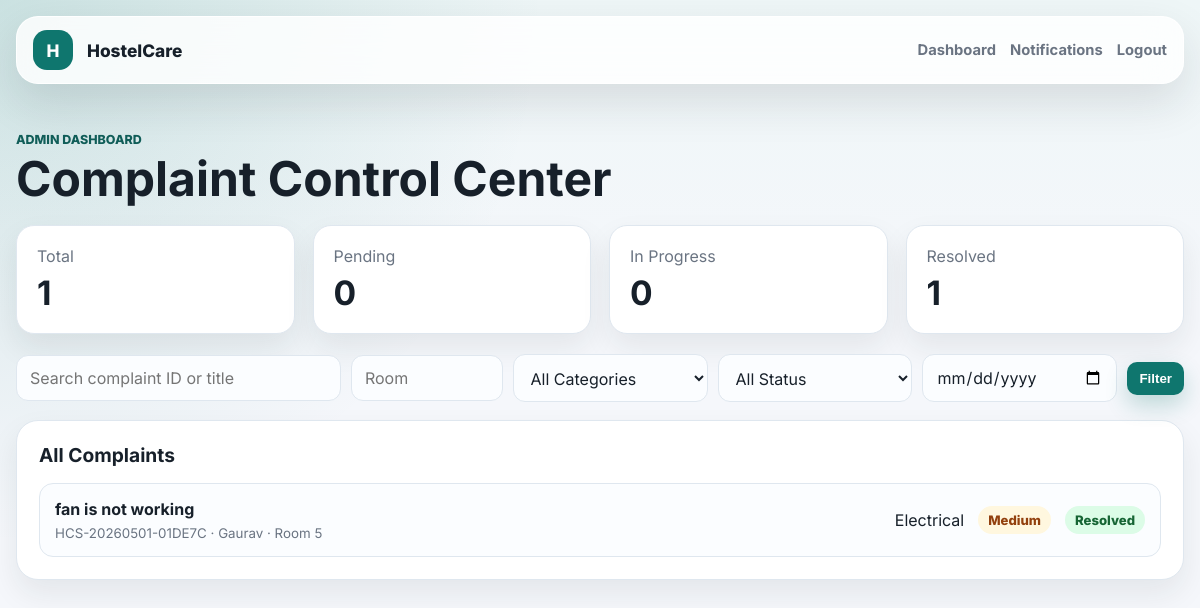
The page /admin (signed in) on the database its author committed.
### tables this page shows
CREATE TABLE complaints (
            id INTEGER PRIMARY KEY AUTOINCREMENT,
            complaint_code TEXT UNIQUE NOT NULL,
            student_id INTEGER NOT NULL,
            room TEXT NOT NULL,
            category TEXT NOT NULL,
            priority TEXT NOT NULL,
            title TEXT NOT NULL,
            description TEXT NOT NULL,
            image_filename TEXT,
            status TEXT NOT NULL DEFAULT 'Pending',
            admin_note TEXT,
            rating INTEGER,
            rating_comment TEXT,
            created_at TEXT NOT NULL,
            updated_at TEXT NOT NULL,
            FOREIGN KEY(student_id) REFERENCES users(id)
        );

CREATE TABLE users (
            id INTEGER PRIMARY KEY AUTOINCREMENT,
            name TEXT NOT NULL,
            email TEXT UNIQUE NOT NULL,
            room TEXT,
            password_hash TEXT NOT NULL,
            role TEXT NOT NULL CHECK(role IN ('student', 'admin')),
            created_at TEXT NOT NULL
        );

### app.py (the view)
@app.route("/admin")
@login_required("admin")
def admin_dashboard():
    filters = {
        "q": request.args.get("q", "").strip(),
        "status": request.args.get("status", ""),
        "room": request.args.get("room", "").strip(),
        "category": request.args.get("category", ""),
        "date": request.args.get("date", ""),
    }
    where = []
    params = []
    if filters["q"]:
        where.append("(complaint_code LIKE ? OR title LIKE ?)")
        params.extend([f"%{filters['q']}%", f"%{filters['q']}%"])
    if filters["status"]:
        where.append("status = ?")
        params.append(filters["status"])
    if filters["room"]:
        where.append("room LIKE ?")
        params.append(f"%{filters['room']}%")
    if filters["category"]:
        where.append("category = ?")
        params.append(filters["category"])
    if filters["date"]:
        where.append("DATE(created_at) = ?")
        params.append(filters["date"])
    where_sql = "WHERE " + " AND ".join(where) if where else ""
    complaints = query_all(
        f"""
        SELECT complaints.*, users.name AS student_name
        FROM complaints
        JOIN users ON users.id = complaints.student_id
        {where_sql}
        ORDER BY complaints.created_at DESC
        """,
        params,
    )
    stats = query_one(
        """
        SELECT
            COUNT(*) AS total,
            SUM(status = 'Pending') AS pending,
            SUM(status = 'In Progress') AS progress,
            SUM(status = 'Resolved') AS resolved
        FROM complaints
        """
    )
    return render_template("admin_dashboard.html", complaints=complaints, stats=stats, filters=filters)

### app.py (called while the page is built)
def get_db():
    if "db" not in g:
        g.db = sqlite3.connect(DATABASE)
        g.db.row_factory = sqlite3.Row
    return g.db

def query_one(sql, params=()):
    return get_db().execute(sql, params).fetchone()

def query_all(sql, params=()):
    return get_db().execute(sql, params).fetchall()

def current_user():
    if "user_id" not in session:
        return None
    return query_one("SELECT * FROM users WHERE id = ?", (session["user_id"],))

def login_required(role=None):
    def decorator(view):
        @wraps(view)
        def wrapped(*args, **kwargs):
            user = current_user()
            if not user:
                flash("Please login first.", "warning")
                return redirect(url_for("login"))
            if role and user["role"] != role:
                flash("You do not have access to that page.", "danger")
                return redirect(url_for("dashboard"))
            return view(*args, **kwargs)
        return wrapped
    return decorator

@app.context_processor
def inject_user():
    user = current_user()
    unread = 0
    if user:
        unread = query_one(
            "SELECT COUNT(*) AS count FROM notifications WHERE user_id = ? AND is_read = 0",
            (user["id"],),
        )["count"]
    return {"current_user": user, "unread_notifications": unread}

### templates/admin_dashboard.html (shortened to what this page needs)
{% extends "base.html" %}
{% block content %}
<section class="page-head">
  <div>
    <p class="eyebrow">Admin Dashboard</p>
    <h1>Complaint Control Center</h1>
  </div>
</section>
<section class="stats-grid">
  <div class="stat"><span>Total</span><strong>{{ stats.total or 0 }}</strong></div>
  <div class="stat"><span>Pending</span><strong>{{ stats.pending or 0 }}</strong></div>
  <div class="stat"><span>In Progress</span><strong>{{ stats.progress or 0 }}</strong></div>
  <div class="stat"><span>Resolved</span><strong>{{ stats.resolved or 0 }}</strong></div>
</section>
<form class="filter-bar" method="get">
  <input name="q" value="{{ filters.q }}" placeholder="Search complaint ID or title">
  <input name="room" value="{{ filters.room }}" placeholder="Room">
  <select name="category">
    <option value="">All Categories</option>
  </select>
  <select name="status">
    <option value="">All Status</option>
  </select>
  <input type="date" name="date" value="{{ filters.date }}">
  <button class="button small" type="submit">Filter</button>
</form>
<section class="table-shell">
  <h2>All Complaints</h2>
  <div class="complaint-list">
    {% for complaint in complaints %}
      <a class="complaint-row" href="{{ url_for('complaint_detail', complaint_code=complaint.complaint_code) }}">
        <div><strong>{{ complaint.title }}</strong><small>{{ complaint.complaint_code }} · {{ complaint.student_name }} · Room {{ complaint.room }}</small></div>
        <span>{{ complaint.category }}</span>
        <span class="priority {{ complaint.priority|lower }}">{{ complaint.priority }}</span>
        <span class="status {{ complaint.status|replace(' ', '-')|lower }}">{{ complaint.status }}</span>
      </a>
    {% else %}
      <p class="empty">No matching complaints found.</p>
    {% endfor %}
  </div>
</section>
{% endblock %}

### static/style.css (style rules this page uses)
:root { --ink: #17202a; --muted: #6a7482; --line: #dfe7ef; --bg: #f5f7fb; --panel: #ffffff; --primary: #0f766e; --primary-dark: #115e59; --accent: #f59e0b; --danger: #dc2626; --success: #16a34a; --shadow: 0 18px 45px rgba(22, 32, 42, 0.12); }
* { box-sizing: border-box; }
body { margin: 0; font-family: Inter, system-ui, -apple-system, BlinkMacSystemFont, "Segoe UI", sans-serif; color: var(--ink); background: radial-gradient(circle at top left, rgba(15, 118, 110, 0.16), transparent 34rem), linear-gradient(180deg, #eef6f7 0%, var(--bg) 38%); min-height: 100vh; }
a { color: inherit; text-decoration: none; }
.brand, .navlinks, .hero-actions, .page-head, .detail-head { display: flex; align-items: center; gap: 14px; }
.button { border: 0; border-radius: 12px; padding: 12px 18px; background: var(--primary); color: white; font-weight: 800; cursor: pointer; box-shadow: 0 10px 22px rgba(15, 118, 110, 0.24); }
.button.small { padding: 9px 12px; border-radius: 10px; }
.eyebrow { color: var(--primary-dark); font-weight: 800; text-transform: uppercase; letter-spacing: 0; font-size: 0.78rem; margin: 0 0 8px; }
h1 { margin: 0; font-size: clamp(2.1rem, 5vw, 4.8rem); line-height: 1; letter-spacing: 0; }
h2 { margin: 0 0 16px; font-size: 1.2rem; }
.metric-card, .features article, .stat, .table-shell, .form-card, .detail-main, .side-panel, .comments { background: var(--panel); border: 1px solid var(--line); box-shadow: 0 14px 30px rgba(22, 32, 42, 0.08); }
.metric-card span, .stat span, small, .muted, .hint { color: var(--muted); }
.features, .stats-grid { display: grid; grid-template-columns: repeat(3, 1fr); gap: 18px; }
input, select, textarea { width: 100%; border: 1px solid var(--line); border-radius: 12px; padding: 12px 13px; font: inherit; background: #fbfdff; color: var(--ink); }
.page-head { justify-content: space-between; margin: 20px 0 22px; }
.page-head h1 { font-size: clamp(2rem, 4vw, 3.2rem); }
.stats-grid { grid-template-columns: repeat(4, 1fr); margin-bottom: 20px; }
.stat { border-radius: 18px; padding: 20px; }
.stat strong { display: block; font-size: 2.1rem; margin-top: 6px; }
.table-shell, .comments { border-radius: 22px; padding: 22px; }
.complaint-list { display: grid; gap: 12px; }
.complaint-row { display: grid; grid-template-columns: 1fr auto auto auto; gap: 14px; align-items: center; padding: 15px; border: 1px solid var(--line); border-radius: 14px; background: #fbfdff; }
.complaint-row small { display: block; margin-top: 6px; }
.priority, .status { padding: 6px 10px; border-radius: 999px; font-size: 0.82rem; font-weight: 800; white-space: nowrap; }
.priority.medium { background: #fff7df; color: #92400e; }
.status.resolved { background: #dcfce7; color: #166534; }
.filter-bar { display: grid; grid-template-columns: 1.5fr 0.7fr 0.9fr 0.9fr 0.9fr auto; gap: 10px; margin-bottom: 18px; align-items: center; }

### rows shown on the page
complaints: title "fan is not working", complaint_code "HCS-20260501-01DE7C", student_name "Gaurav", room "5", category "Electrical", priority "Medium", status "Resolved"

### other values the page prints
{{ stats.total or 0 }} "1"
{{ stats.pending or 0 }} "0"
{{ stats.progress or 0 }} "0"
{{ stats.resolved or 0 }} "1"
